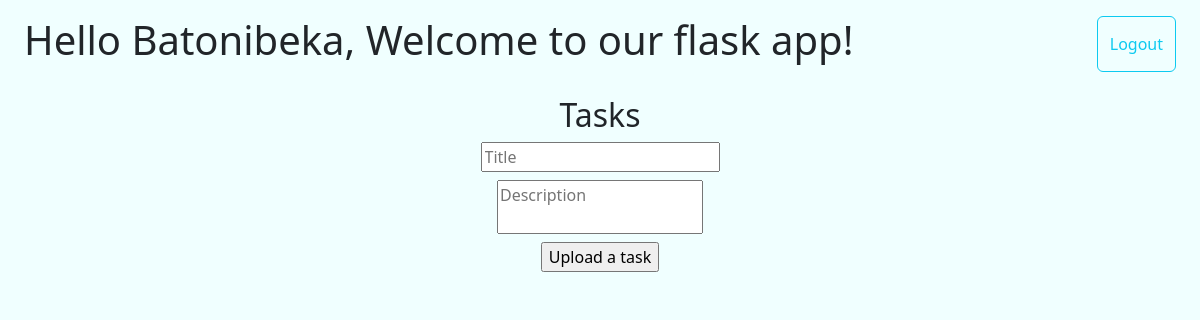
Page / (signed in) on the earlier database version.
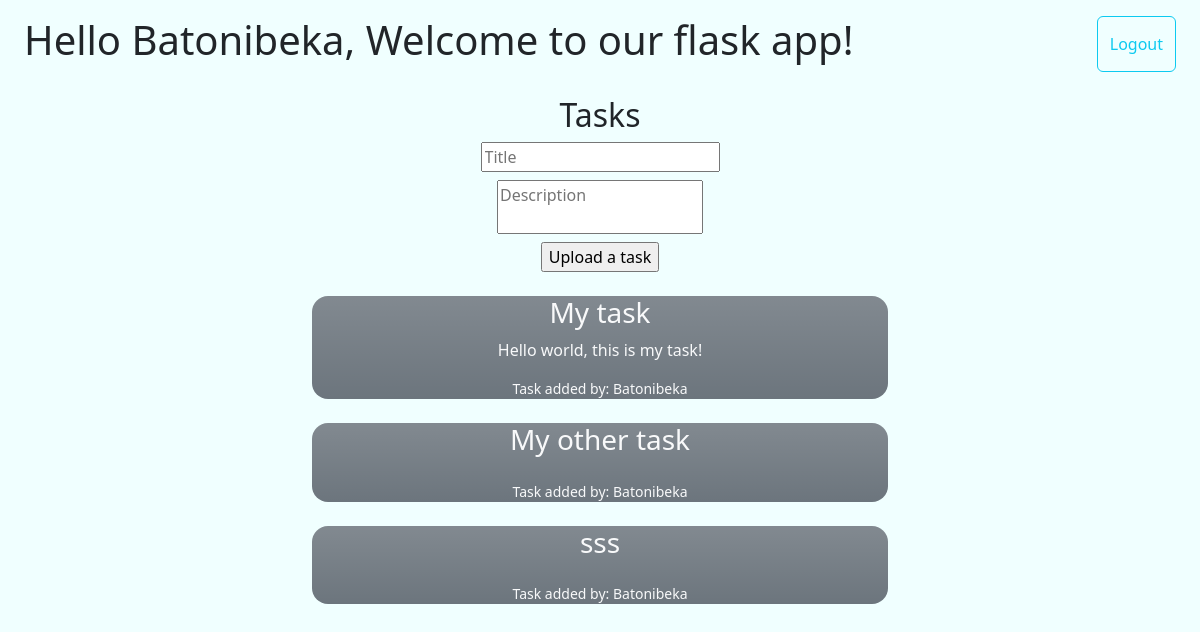
Same page on the later database version.
### app/models.py (models this page shows, shortened)
class User(db.Model, UserMixin):
    __tablename__ = 'users'
    uid = db.Column(db.Integer, primary_key=True)
    username = db.Column(db.String, nullable=True, unique=True)
    password = db.Column(db.String, nullable=True)
    age = db.Column(db.Integer, nullable=True)

class Task(db.Model):
    __tablename__ = 'tasks'
    tid = db.Column(db.Integer, primary_key=True)
    title = db.Column(db.Integer, nullable=False)
    description = db.Column(db.String, nullable=False)
    owner_id = db.Column(db.Integer, db.ForeignKey('users.uid'), nullable=False)
    owner = db.relationship('User', backref='tasks')

### app/routes.py (the view)
    @app.route('/')
    def index():
        if not current_user.is_authenticated:
            return redirect(url_for('login'))
        own_tasks = Task.query.filter_by(owner_id=current_user.uid).all()
        return render_template('auth/index.html', styles='styles/index.css', scripts='scripts/index.js', tasks=own_tasks)

### app/app.py (called while the page is built)
def create_app():
    app.secret_key = 'scrypt:32768:8:1$KVIvR0RXMaKYzHq7$5eb7eaf2f52cfcfb99096a1e6c8f436d59b13013933b06aa16cd2f0ba2f336728d32cc7da148adf87156e259efef56951482363a163eeb6d0ad2e988fe9e3fc5'
    app.config['SQLALCHEMY_DATABASE_URI'] = 'sqlite:///flask_task_db.db'
    db.init_app(app=app)
    from .routes import register_routes
    register_routes(app=app, db=db)
    login_manager.init_app(app)
    from .models import User
    @login_manager.user_loader
    def load_user(uid):
        return User.query.get(uid)
    return app

### app/templates/auth/index.html (shortened to what this page needs)
{% extends 'base.html' %}
{% block styles %}
<link rel="stylesheet" href="{{ url_for('static', filename=styles) }}">
{% endblock %}
{% block content %}
<main class="py-3 px-4">
    <div class="w-100 d-flex justify-content-between">
        <h1>Hello {{ current_user.username }}, Welcome to our flask app!</h1>
        <button data-logout-url="{{ url_for('logout') }}"  class="btn btn-outline-info" onclick="handleLogout(event)">Logout</button>
    </div>
    <div class="w-100 d-flex flex-column align-items-center">
        <h2 class="mt-4">Tasks</h2>
        <form class="w-100 d-flex flex-column align-items-center gap-2" action="{{ url_for('upload_task') }}" method="post">
            <input type="text" name="title" placeholder="Title">
            <textarea type="text" name="description" placeholder="Description"></textarea>
            <input type="submit" value="Upload a task">
        </form>
        <div class="w-100 d-flex flex-column align-items-center">
            {% for task in tasks %}
            <div class="w-50 mt-4 d-flex flex-column align-items-center bg-secondary bg-gradient rounded-4 text-light">
                <h3>{{ task.title }}</h3>
                <p>{{ task.description }}</p>
                <small>Task added by: {{ current_user.username }}</small>
            </div>
            {% endfor %}
        </div>
    </div>
</main>
{% endblock  %}

### app/templates/base.html (shortened to what this page needs)
<!DOCTYPE html>
<html lang="en">
<head>
    <link href="https://cdn.jsdelivr.net/npm/bootstrap@5.3.3/dist/css/bootstrap.min.css" rel="stylesheet">
    {% block styles %}
    {% endblock %}
</head>
<body>
    {% block content %}
    {% endblock %}
</body>
</html>

### app/static/styles/index.css (style rules this page uses)
body { background-color: azure; }
textarea { resize: none; }

Differences in the rows shown:
added Task: title "My task", description "Hello world, this is my task!", {{ current_user.username }} "Batonibeka"
added Task: title "My other task", {{ current_user.username }} "Batonibeka"
added Task: title "sss", {{ current_user.username }} "Batonibeka"
